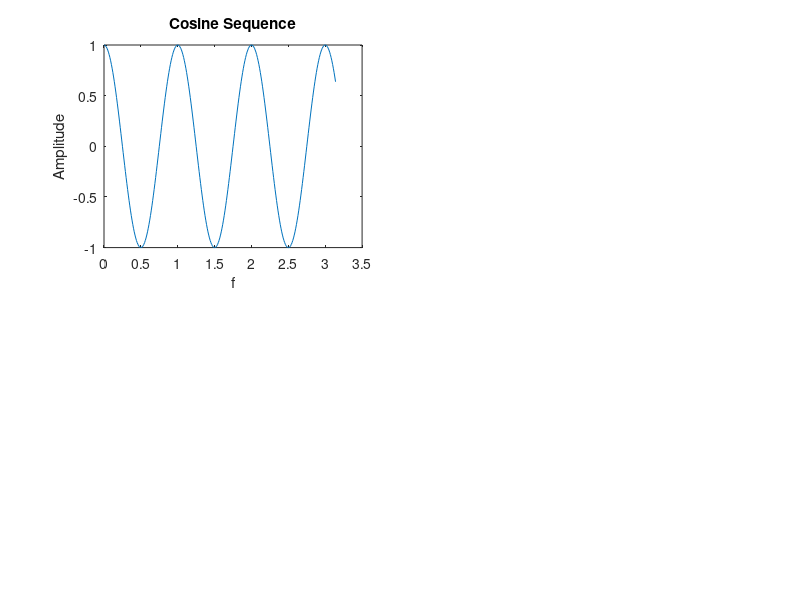

MATLAB code to generate this figure:
%Cosine Sequence
t=0:0.01:pi;
y=cos(2*pi*t);
subplot(2,2,1);
plot(t,y);
xlabel('f');
ylabel('Amplitude');
title('Cosine Sequence');